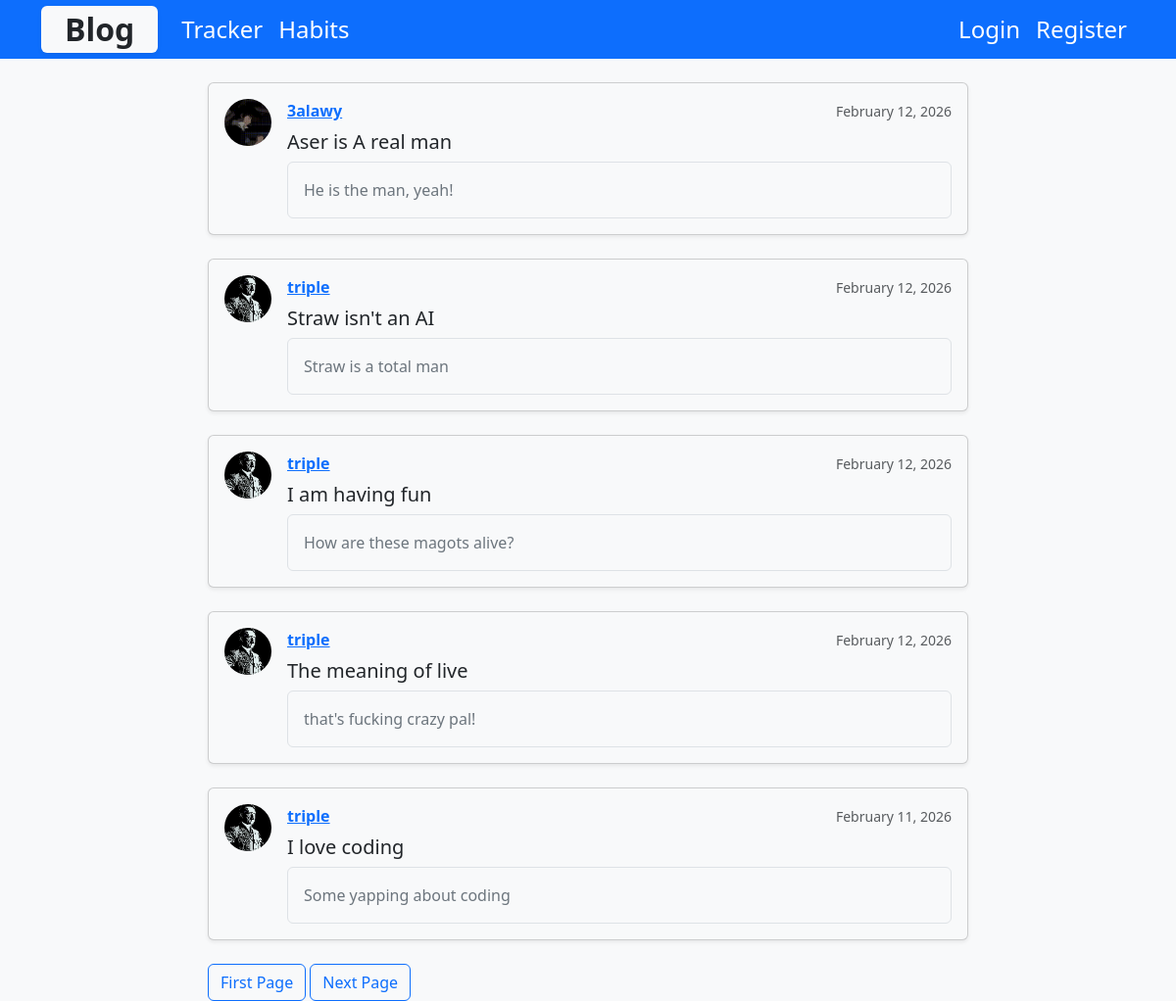
/blog/, run on an earlier commit of the app's database.
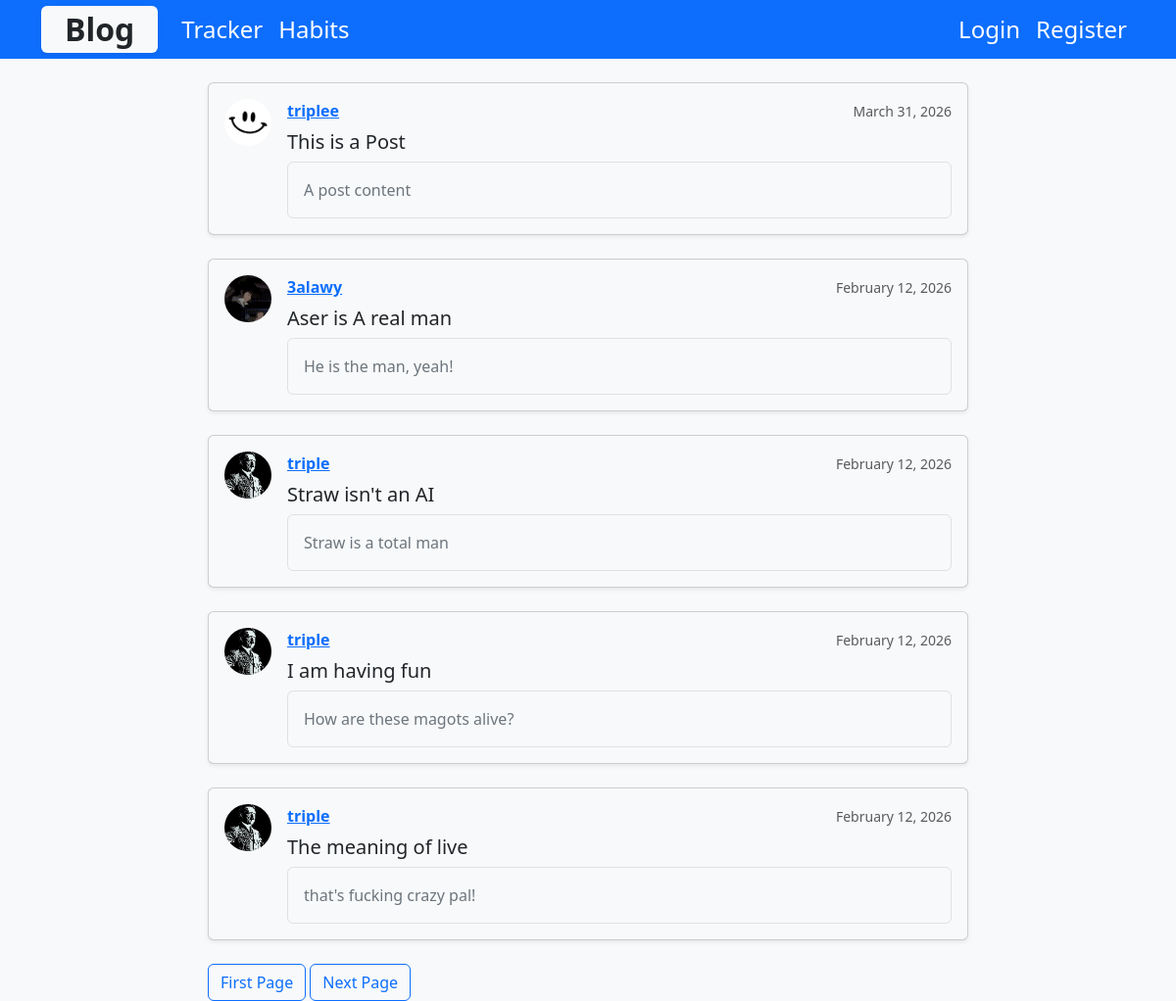
And on a later commit of the database.
### blog/models.py (models this page shows, shortened)
class Post(models.Model):
    title = models.CharField(max_length=100)
    content = models.TextField()
    date_posted = models.DateTimeField(default=timezone.now)
    author = models.ForeignKey(User, on_delete=models.CASCADE)

### users/models.py (models this page shows, shortened)
class Profile(models.Model):
    user = models.OneToOneField(User, on_delete=models.CASCADE)
    image = models.ImageField(default='profile_pics/default.jpg', upload_to='profile_pics')

### blog/views.py (the view)
# urls.py: path('', PostListView.as_view(), name='blog-home'),
class PostListView(ListView):
    model = Post
    template_name = 'blog/index.html' # <app>/<model>_<viewtype>.html
    context_object_name = 'posts'
    ordering = ['-date_posted']
    paginate_by = 5

### blog/templates/blog/index.html (shortened to what this page needs)
{% extends "blog/layout.html" %}
{% block content %}
  <div class="container mt-4" style="max-width: 800px;">
    {% for post in posts %}
      <article class="card mb-4 shadow-sm bg-body-tertiary">
        <div class="card-body d-flex align-items-start">
          <img class="rounded-circle me-3 article-img"
               src="{{ post.author.profile.image.url }}"
               alt="{{ post.author }}"
               style="width:48px; height:48px; object-fit:cover;">
          <div class="flex-grow-1">
            <div class="d-flex justify-content-between align-items-center mb-2">
              <a class="fw-bold text-primary me-2"
                 href="#">
                {{ post.author }}
              </a>
              <small class="text-muted">
                {{ post.date_posted|date:"F d, Y" }}
              </small>
            </div>
            <h2 class="h5 mb-2">
              <a class="text-decoration-none text-dark"
                 href="#">
                {{ post.title }}
              </a>
            </h2>
            <div class="p-3 border rounded bg-light">
              <p class="mb-0 text-secondary">
                {{ post.content }}
              </p>
            </div>
          </div>
        </div>
      </article>
    {% empty %}
      <p class="text-muted">No posts yet.</p>
    {% endfor %}
    {% if is_paginated %}
      {% if page_obj.has_next %}
        <a class="ml-2 btn btn-outline-primary" href="?page={{ page_obj.next_page_number }}">First Page</a>
        <a class="ml-2 btn btn-outline-primary" href="?page={{ page_obj.paginator.num_pages }}">Next Page</a>
      {% endif %}
    {% endif %}
  </div>
{% endblock content %}

What changed in the data, as far as the page shows it:
no longer on this page (row unchanged): Post: author.profile.image (picture), author "triple", date_posted "February 11, 2026", title "I love coding", content "Some yapping about coding"
added Post: author.profile.image (placeholder picture), author "triplee", date_posted "March 31, 2026", title "This is a Post", content "A post content"
